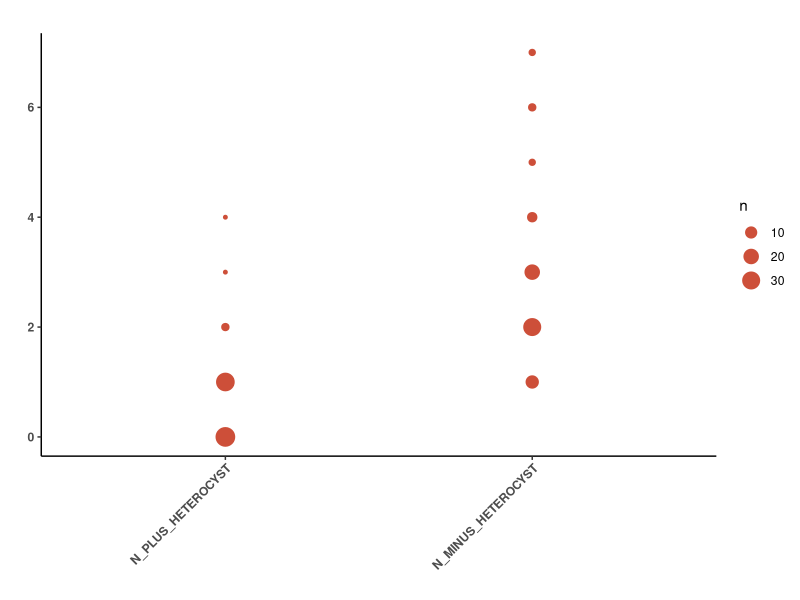
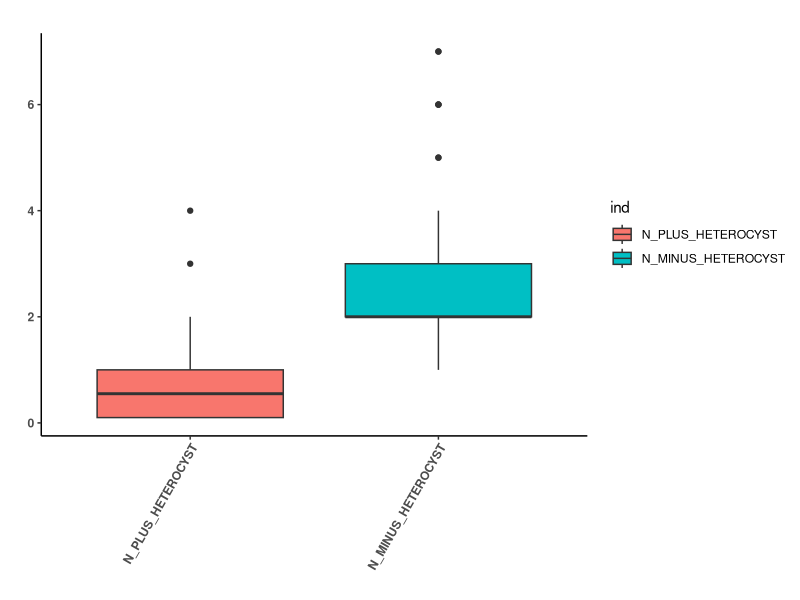
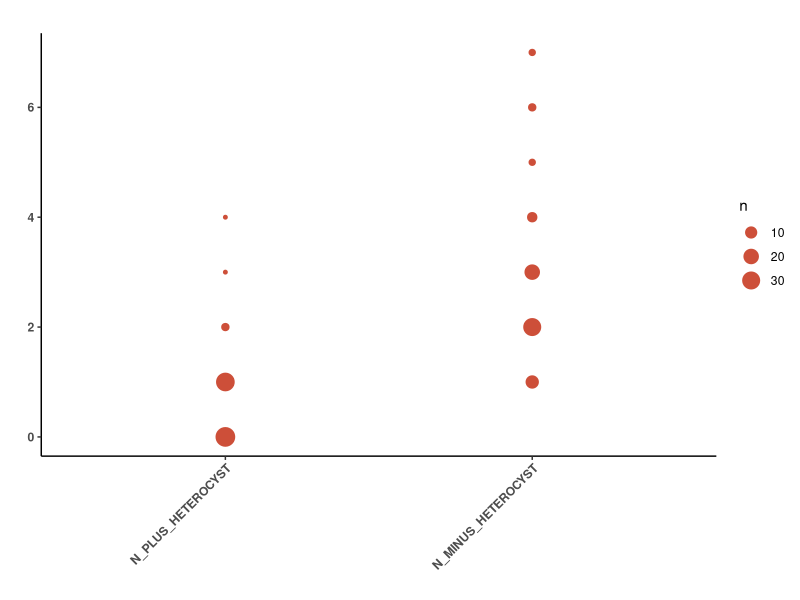
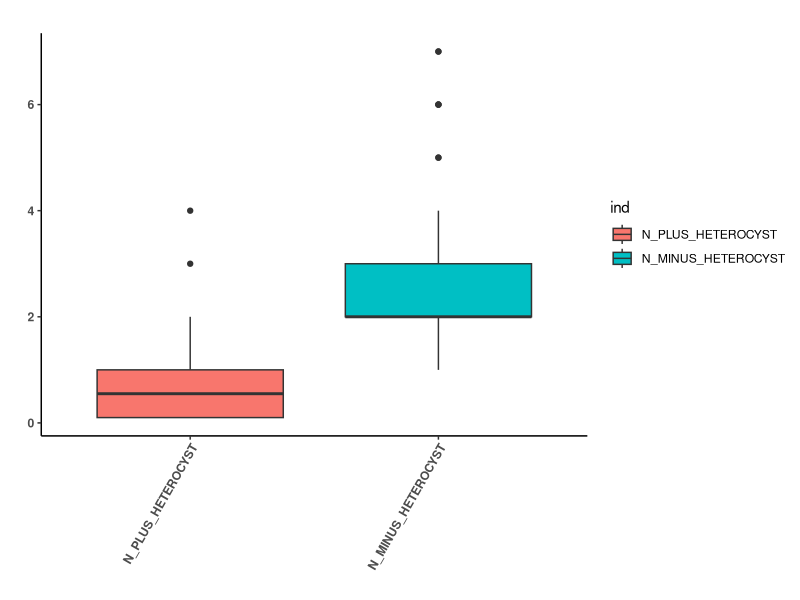

Write the R code that produced these figures, in order.
car<-read.delim("hetero_count_boxh.tsv")
View(car)
carr<-stack(car)
View(carr)
library(ggplot2)
g <- ggplot(carr, aes(values, ind))
g + geom_count(aes(x=ind, y=values),col="tomato3") + theme_classic()+theme(axis.text.x  = element_text( angle=45,face="bold",hjust = 1),axis.text.y  = element_text(face="bold")) + ylab("")  + xlab("")+ ggtitle("")
ggsave("carbohydrate_count.tiff",units= "mm", width=170, height= 165, dpi=300, compression = 'lzw')

##################################################################################################################################################
# boxplot
carr[carr== 0] <- 0.1
carr<-na.omit(carr)
carbo1<-log2(carr$values)
#carbo1<-(carbo$Count)
carbo2 <-cbind(carr,carbo1)
View(carbo2)
ggplot(carr, aes(x=ind, y=values,fill=ind)) + geom_boxplot() + theme_classic() + theme(axis.text.x  = element_text( angle=60,face="bold",hjust = 1),axis.text.y  = element_text(face="bold")) + ylab("") + xlab("") + ggtitle("")

ggsave("demo.tiff",units= "mm", width=170, height= 140, dpi=300, compression = 'lzw')
